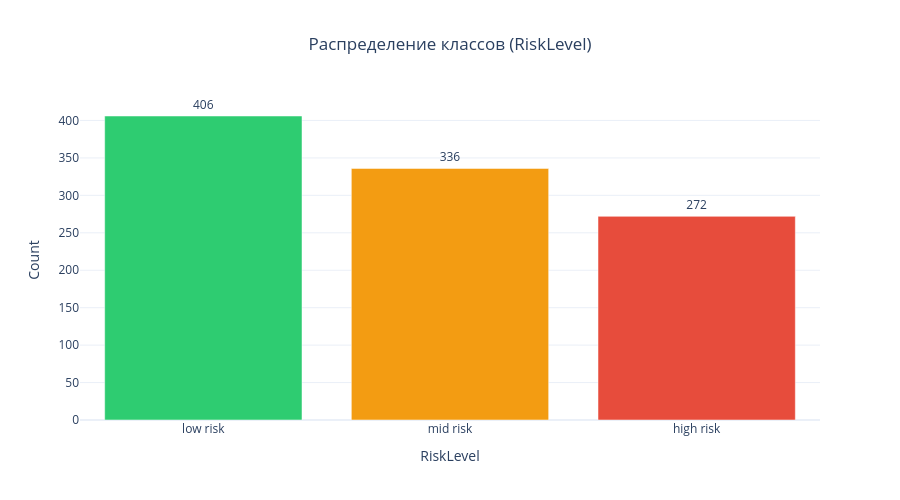

Notebook code cell kept with this figure:
### Markdown cell above
## 3. Баланс классов

### Code cell
counts = df["RiskLevel"].value_counts()
print("Распределение классов:")
print(counts)
print(f"\nДоли:")
print((counts / counts.sum()).round(3))
print(f"\nСоотношение min/max: {counts.min() / counts.max():.2f}")

fig = plot_class_balance(df, "RiskLevel")
fig.show()

### Figure 1 — Plotly figure (JSON) as saved in the notebook; plotly's stock layout.template omitted (floating-point values rounded to 4 significant figures)
{"data": [{"customdata": [0.4004, 0.3314, 0.2682], "hovertemplate": "<b>%{x}</b><br>Количество: %{y}<br>Доля: %{customdata:.1%}<extra></extra>", "legendgroup": "low risk", "marker": {"color": "#2ecc71", "pattern": {"shape": ""}}, "name": "low risk", "orientation": "v", "showlegend": true, "text": [406.0], "textposition": "outside", "type": "bar", "x": ["low risk"], "xaxis": "x", "y": [406], "yaxis": "y"}, {"customdata": [0.4004, 0.3314, 0.2682], "hovertemplate": "<b>%{x}</b><br>Количество: %{y}<br>Доля: %{customdata:.1%}<extra></extra>", "legendgroup": "mid risk", "marker": {"color": "#f39c12", "pattern": {"shape": ""}}, "name": "mid risk", "orientation": "v", "showlegend": true, "text": [336.0], "textposition": "outside", "type": "bar", "x": ["mid risk"], "xaxis": "x", "y": [336], "yaxis": "y"}, {"customdata": [0.4004, 0.3314, 0.2682], "hovertemplate": "<b>%{x}</b><br>Количество: %{y}<br>Доля: %{customdata:.1%}<extra></extra>", "legendgroup": "high risk", "marker": {"color": "#e74c3c", "pattern": {"shape": ""}}, "name": "high risk", "orientation": "v", "showlegend": true, "text": [272.0], "textposition": "outside", "type": "bar", "x": ["high risk"], "xaxis": "x", "y": [272], "yaxis": "y"}], "layout": {"barmode": "relative", "height": 500, "legend": {"title": {"text": "RiskLevel"}, "tracegroupgap": 0}, "showlegend": false, "title": {"text": "Распределение классов (RiskLevel)", "x": 0.5}, "xaxis": {"anchor": "y", "categoryarray": ["low risk", "mid risk", "high risk"], "categoryorder": "array", "domain": [0, 1], "title": {"text": "RiskLevel"}}, "yaxis": {"anchor": "x", "domain": [0, 1], "title": {"text": "Count"}}}}
